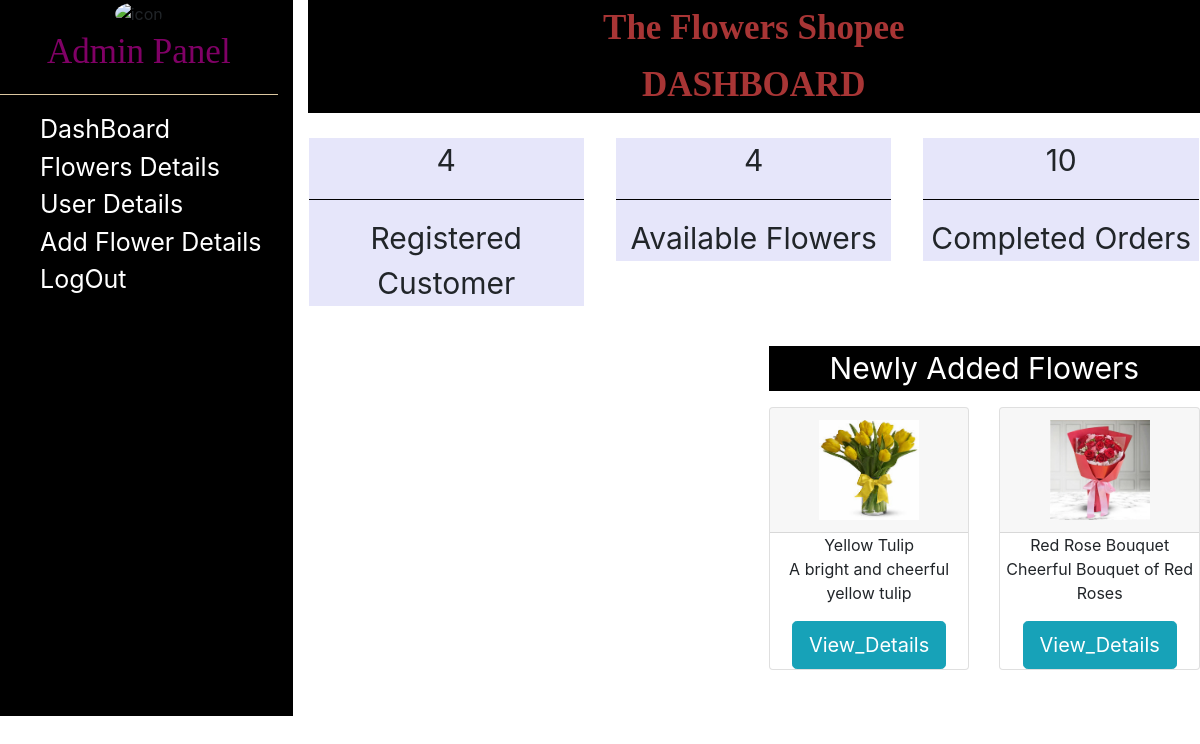
The app's page /adminDashboard.php (signed in) with its own data.
### tables this page shows
CREATE TABLE `flower_details` (
  `flower_id` int(11) NOT NULL,
  `flower_name` varchar(50) NOT NULL,
  `description` varchar(50) NOT NULL,
  `price` varchar(50) NOT NULL,
  `image` varchar(300) NOT NULL,
  `category` varchar(50) DEFAULT NULL,
  `color` varchar(20) DEFAULT NULL,
  `stock_quantity` int(11) DEFAULT NULL,
  `delivery_available` varchar(30) DEFAULT NULL,
  `delivery_cost` varchar(20) DEFAULT NULL
);

### adminDashboard.php (the view, shortened to what this page needs)
<?php
include('config.php');
$sql1 = mysqli_query($con, "select count(user_id) from user_details");
$sql2 = mysqli_query($con, "select count(flower_id) from flower_details");
$qry = mysqli_query($con, "select * from flower_details order by flower_id desc limit 2");
$total = mysqli_fetch_array($sql1);
$total2 = mysqli_fetch_array($sql2);
?>
<!DOCTYPE html>
<html lang="en">
<head>
</head>
<body>
    <div class="fluid-container">
        <div class="row">
            <div class="col-sm-3">
                <div class="header text-center">
                    <img src="icon/icons.jpg" alt="icon" height="70px" width="70px" class="rounded-circle">
                    <p>Admin Panel</p>
                </div>
                <hr>
                <ul style="list-style: none;">
                    <li><a href="adminDashboard.php">DashBoard</a></li>
                    <li><a href="flower_details.php">Flowers Details</a></li>
                    <li><a href="user_details.php">User Details</a></li>
                    <li><a href="add_flower_details.php">Add Flower Details</a></li>
                    <li><a href="logout.php" onclick="return confirm('You want to LogOut.')">LogOut</a></li>
                </ul>
            </div>
            <div class="col-sm-9">
                <div class="name">
                    <p>The <span>Flowers</span> Shopee</p>
                </div>
                <div class="name">
                    <p><span>DASHBOARD</span></p>
                </div>
                <br>
                <div class="row">
                    <div class="col-sm-4 content">
                        <div class="total">
                            <p><?php echo $total[0]; ?></p>
                            <hr>
                            <p>Registered Customer</p>
                        </div>
                        <br>
                    </div>
                    <div class="col-sm-4 content">
                        <div class="total">
                            <p><?php echo $total2[0]; ?></p>
                            <hr>
                            <p>Available Flowers</p>
                        </div>
                    </div>
                    <div class="col-sm-4 content">
                        <div class="total">
                            <p>10</p>
                            <hr>
                            <p>Completed Orders</p>
                        </div>
                    </div>
                </div>
                <div class="row">
                    <div class="col-6">
                        <div class="chart">
                            <div id="chartContainer" style="height: 370px; width: 100%;"></div>
                        </div>
                    </div>
                    <div class="col-6 history">
                        <p class="text-center heading">Newly Added Flowers</p>
                        <div class="row">
                            <?php
                            while ($t3 = mysqli_fetch_array($qry)) { ?>
                                <div class="col-sm-6 text-center">
                                    <div class="card">
                                        <div class="card-header">
                                            <img src="upload_flower/<?php echo $t3['image']; ?>" alt="image" height="100px" width="100px">
                                        </div>
                                        <div class="card-content">
                                            <p><?php echo $t3[1]; ?><br>
                                                <?php echo $t3[2]; ?></p>
                                            <a href="flower_details.php?fid=<?php echo $t3[0]; ?>"><button type="button" class="btn btn-lg btn-info">View_Details</button></a>
                                        </div>
                                    </div>
                                </div>
                            <?php } ?>
                        </div>
                    </div>
                </div>
            </div>
        </div>
    </div>
</body>
</html>

### adminDashboard.php (style rules this page uses)
body { padding: 0px; }
.fluid-container .row .col-sm-3 { background-color: rgb(0, 0, 0); }
.fluid-container .row .col-sm-3 .header p { font-size: 35px; color: rgb(128, 0, 102); font-family: Georgia, Times, 'Times New Roman', serif; }
.fluid-container .row .col-sm-3 hr { background-color: wheat; width: auto; }
.fluid-container .row .col-sm-3 ul li a { font-size: 25px; color: white; text-decoration: none; }
.row .col-sm-9 .name p { text-align: center; padding: 2px; color: rgb(168, 53, 53); background-color: rgb(0, 0, 0); font-weight: bold; font-size: 35px; margin: auto; }
.row .col-sm-9 .name,.second p span { color: rgb(202, 68, 68); color: rgb(128, 0, 102); color: maroon; font-weight: bold; font-family: Cambria, Cochin, Georgia, Times, 'Times New Roman', serif; }
.fluid-container .row .col-sm-9 .row .content .total { cursor: pointer; background-color: lavender; margin: 1px; }
.fluid-container .row .col-sm-9 .row .col-sm-4 .total hr { background-color: black; }
.fluid-container .row .col-sm-9 .row .col-sm-4 .total p { text-align: center; font-size: 30px; }
.history .heading { font-size: 30px; background-color: black; color: white; }
.chart { width: auto; }

### records on screen
flower_details: image (picture), flower_name "Yellow Tulip", description "A bright and cheerful yellow tulip"
flower_details: image (picture), flower_name "Red Rose Bouquet", description "Cheerful Bouquet of Red Roses"

### other values on screen
$total[0] "4"
$total2[0] "4"
